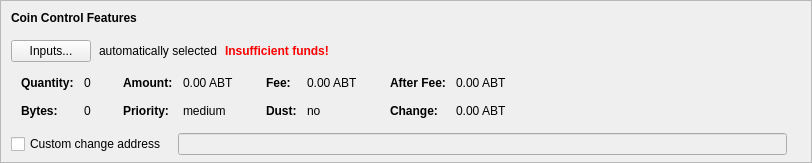
    <widget class="QFrame" name="frameCoinControl">
     <property name="sizePolicy">
      <sizepolicy hsizetype="Expanding" vsizetype="Expanding">
       <horstretch>0</horstretch>
       <verstretch>0</verstretch>
      </sizepolicy>
     </property>
     <property name="maximumSize">
      <size>
       <width>16777215</width>
       <height>16777215</height>
      </size>
     </property>
     <property name="frameShape">
      <enum>QFrame::StyledPanel</enum>
     </property>
     <property name="frameShadow">
      <enum>QFrame::Sunken</enum>
     </property>
     <layout class="QVBoxLayout" name="verticalLayoutCoinControl2">
      <property name="spacing">
       <number>0</number>
      </property>
      <property name="leftMargin">
       <number>0</number>
      </property>
      <property name="topMargin">
       <number>0</number>
      </property>
      <property name="rightMargin">
       <number>0</number>
      </property>
      <property name="bottomMargin">
       <number>6</number>
      </property>
      <item>
       <layout class="QVBoxLayout" name="verticalLayoutCoinControl" stretch="0,0,0,0,1">
        <property name="spacing">
         <number>0</number>
        </property>
        <property name="leftMargin">
         <number>10</number>
        </property>
        <property name="topMargin">
         <number>10</number>
        </property>
        <item>
         <layout class="QHBoxLayout" name="horizontalLayoutCoinControl1">
          <property name="bottomMargin">
           <number>15</number>
          </property>
          <item>
           <widget class="QLabel" name="labelCoinControlFeatures">
            <property name="sizePolicy">
             <sizepolicy hsizetype="Preferred" vsizetype="Maximum">
              <horstretch>0</horstretch>
              <verstretch>0</verstretch>
             </sizepolicy>
            </property>
            <property name="font">
             <font>
              <weight>75</weight>
              <bold>true</bold>
             </font>
            </property>
            <property name="styleSheet">
             <string notr="true">font-weight:bold;</string>
            </property>
            <property name="text">
             <string>Coin Control Features</string>
            </property>
           </widget>
          </item>
         </layout>
        </item>
        <item>
         <layout class="QHBoxLayout" name="horizontalLayoutCoinControl2" stretch="0,0,0,0">
          <property name="spacing">
           <number>8</number>
          </property>
          <property name="bottomMargin">
           <number>10</number>
          </property>
          <item>
           <widget class="QPushButton" name="pushButtonCoinControl">
            <property name="styleSheet">
             <string notr="true"/>
            </property>
            <property name="text">
             <string>Inputs...</string>
            </property>
            <property name="autoDefault">
             <bool>false</bool>
            </property>
           </widget>
          </item>
          <item>
           <widget class="QLabel" name="labelCoinControlAutomaticallySelected">
            <property name="text">
             <string>automatically selected</string>
            </property>
            <property name="margin">
             <number>5</number>
            </property>
           </widget>
          </item>
          <item>
           <widget class="QLabel" name="labelCoinControlInsuffFunds">
            <property name="font">
             <font>
              <weight>75</weight>
              <bold>true</bold>
             </font>
            </property>
            <property name="styleSheet">
             <string notr="true">color:red;font-weight:bold;</string>
            </property>
            <property name="text">
             <string>Insufficient funds!</string>
            </property>
            <property name="margin">
             <number>5</number>
            </property>
           </widget>
          </item>
          <item>
           <spacer name="horizontalSpacerCoinControl">
            <property name="orientation">
             <enum>Qt::Horizontal</enum>
            </property>
            <property name="sizeHint" stdset="0">
             <size>
              <width>40</width>
              <height>1</height>
             </size>
            </property>
           </spacer>
          </item>
         </layout>
        </item>
        <item>
         <widget class="QWidget" name="widgetCoinControl" native="true">
          <property name="sizePolicy">
           <sizepolicy hsizetype="Preferred" vsizetype="Preferred">
            <horstretch>0</horstretch>
            <verstretch>0</verstretch>
           </sizepolicy>
          </property>
          <property name="minimumSize">
           <size>
            <width>0</width>
            <height>0</height>
           </size>
          </property>
          <property name="styleSheet">
           <string notr="true"/>
          </property>
          <layout class="QHBoxLayout" name="horizontalLayoutCoinControl5">
           <property name="leftMargin">
            <number>0</number>
           </property>
           <property name="topMargin">
            <number>0</number>
           </property>
           <property name="rightMargin">
            <number>0</number>
           </property>
           <property name="bottomMargin">
            <number>0</number>
           </property>
           <item>
            <layout class="QHBoxLayout" name="horizontalLayoutCoinControl3" stretch="0,0,0,1">
             <property name="spacing">
              <number>20</number>
             </property>
             <property name="topMargin">
              <number>0</number>
             </property>
             <property name="bottomMargin">
              <number>10</number>
             </property>
             <item>
              <layout class="QFormLayout" name="formLayoutCoinControl1">
               <property name="horizontalSpacing">
                <number>10</number>
               </property>
               <property name="verticalSpacing">
                <number>14</number>
               </property>
               <property name="leftMargin">
                <number>10</number>
               </property>
               <property name="topMargin">
                <number>4</number>
               </property>
               <property name="rightMargin">
                <number>6</number>
               </property>
               <item row="0" column="0">
                <widget class="QLabel" name="labelCoinControlQuantityText">
                 <property name="font">
                  <font>
                   <weight>75</weight>
                   <bold>true</bold>
                  </font>
                 </property>
                 <property name="text">
                  <string>Quantity:</string>
                 </property>
                 <property name="margin">
                  <number>0</number>
                 </property>
                </widget>
               </item>
               <item row="0" column="1">
                <widget class="QLabel" name="labelCoinControlQuantity">
                 <property name="cursor">
                  <cursorShape>IBeamCursor</cursorShape>
                 </property>
                 <property name="contextMenuPolicy">
                  <enum>Qt::ActionsContextMenu</enum>
                 </property>
                 <property name="text">
                  <string notr="true">0</string>
                 </property>
                 <property name="margin">
                  <number>0</number>
                 </property>
                 <property name="textInteractionFlags">
                  <set>Qt::LinksAccessibleByMouse|Qt::TextSelectableByKeyboard|Qt::TextSelectableByMouse</set>
                 </property>
                </widget>
               </item>
               <item row="1" column="0">
                <widget class="QLabel" name="labelCoinControlBytesText">
                 <property name="font">
                  <font>
                   <weight>75</weight>
                   <bold>true</bold>
                  </font>
                 </property>
                 <property name="text">
                  <string>Bytes:</string>
                 </property>
                </widget>
               </item>
               <item row="1" column="1">
                <widget class="QLabel" name="labelCoinControlBytes">
                 <property name="cursor">
                  <cursorShape>IBeamCursor</cursorShape>
                 </property>
                 <property name="contextMenuPolicy">
                  <enum>Qt::ActionsContextMenu</enum>
                 </property>
                 <property name="text">
                  <string notr="true">0</string>
                 </property>
                 <property name="textInteractionFlags">
                  <set>Qt::LinksAccessibleByMouse|Qt::TextSelectableByKeyboard|Qt::TextSelectableByMouse</set>
                 </property>
                </widget>
               </item>
              </layout>
             </item>
             <item>
              <layout class="QFormLayout" name="formLayoutCoinControl2">
               <property name="horizontalSpacing">
                <number>10</number>
               </property>
               <property name="verticalSpacing">
                <number>14</number>
               </property>
               <property name="leftMargin">
                <number>6</number>
               </property>
               <property name="topMargin">
                <number>4</number>
               </property>
               <property name="rightMargin">
                <number>6</number>
               </property>
               <item row="0" column="0">
                <widget class="QLabel" name="labelCoinControlAmountText">
                 <property name="font">
                  <font>
                   <weight>75</weight>
                   <bold>true</bold>
                  </font>
                 </property>
                 <property name="text">
                  <string>Amount:</string>
                 </property>
                 <property name="margin">
                  <number>0</number>
                 </property>
                </widget>
               </item>
               <item row="0" column="1">
                <widget class="QLabel" name="labelCoinControlAmount">
                 <property name="cursor">
                  <cursorShape>IBeamCursor</cursorShape>
                 </property>
                 <property name="contextMenuPolicy">
                  <enum>Qt::ActionsContextMenu</enum>
                 </property>
                 <property name="text">
                  <string notr="true">0.00 ABT</string>
                 </property>
                 <property name="textInteractionFlags">
                  <set>Qt::LinksAccessibleByMouse|Qt::TextSelectableByKeyboard|Qt::TextSelectableByMouse</set>
                 </property>
                </widget>
               </item>
               <item row="1" column="0">
                <widget class="QLabel" name="labelCoinControlPriorityText">
                 <property name="font">
                  <font>
                   <weight>75</weight>
                   <bold>true</bold>
                  </font>
                 </property>
                 <property name="text">
                  <string>Priority:</string>
                 </property>
                </widget>
               </item>
               <item row="1" column="1">
                <widget class="QLabel" name="labelCoinControlPriority">
                 <property name="cursor">
                  <cursorShape>IBeamCursor</cursorShape>
                 </property>
                 <property name="contextMenuPolicy">
                  <enum>Qt::ActionsContextMenu</enum>
                 </property>
                 <property name="text">
                  <string notr="true">medium</string>
                 </property>
                 <property name="textInteractionFlags">
                  <set>Qt::LinksAccessibleByMouse|Qt::TextSelectableByKeyboard|Qt::TextSelectableByMouse</set>
                 </property>
                </widget>
               </item>
              </layout>
             </item>
             <item>
              <layout class="QFormLayout" name="formLayoutCoinControl3">
               <property name="horizontalSpacing">
                <number>10</number>
               </property>
               <property name="verticalSpacing">
                <number>14</number>
               </property>
               <property name="leftMargin">
                <number>6</number>
               </property>
               <property name="topMargin">
                <number>4</number>
               </property>
               <property name="rightMargin">
                <number>6</number>
               </property>
               <item row="0" column="0">
                <widget class="QLabel" name="labelCoinControlFeeText">
                 <property name="font">
                  <font>
                   <weight>75</weight>
                   <bold>true</bold>
                  </font>
                 </property>
                 <property name="text">
                  <string>Fee:</string>
                 </property>
                 <property name="margin">
                  <number>0</number>
                 </property>
                </widget>
               </item>
               <item row="0" column="1">
                <widget class="QLabel" name="labelCoinControlFee">
                 <property name="cursor">
                  <cursorShape>IBeamCursor</cursorShape>
                 </property>
                 <property name="contextMenuPolicy">
                  <enum>Qt::ActionsContextMenu</enum>
                 </property>
                 <property name="text">
                  <string notr="true">0.00 ABT</string>
                 </property>
                 <property name="textInteractionFlags">
                  <set>Qt::LinksAccessibleByMouse|Qt::TextSelectableByKeyboard|Qt::TextSelectableByMouse</set>
                 </property>
                </widget>
               </item>
               <item row="1" column="0">
                <widget class="QLabel" name="labelCoinControlLowOutputText">
                 <property name="font">
                  <font>
                   <weight>75</weight>
                   <bold>true</bold>
                  </font>
                 </property>
                 <property name="text">
                  <string>Dust:</string>
                 </property>
                </widget>
               </item>
               <item row="1" column="1">
                <widget class="QLabel" name="labelCoinControlLowOutput">
                 <property name="cursor">
                  <cursorShape>IBeamCursor</cursorShape>
                 </property>
                 <property name="contextMenuPolicy">
                  <enum>Qt::ActionsContextMenu</enum>
                 </property>
                 <property name="text">
                  <string notr="true">no</string>
                 </property>
                 <property name="textInteractionFlags">
                  <set>Qt::LinksAccessibleByMouse|Qt::TextSelectableByKeyboard|Qt::TextSelectableByMouse</set>
                 </property>
                </widget>
               </item>
              </layout>
             </item>
             <item>
              <layout class="QFormLayout" name="formLayoutCoinControl4">
               <property name="horizontalSpacing">
                <number>10</number>
               </property>
               <property name="verticalSpacing">
                <number>14</number>
               </property>
               <property name="leftMargin">
                <number>6</number>
               </property>
               <property name="topMargin">
                <number>4</number>
               </property>
               <property name="rightMargin">
                <number>6</number>
               </property>
               <item row="0" column="0">
                <widget class="QLabel" name="labelCoinControlAfterFeeText">
                 <property name="font">
                  <font>
                   <weight>75</weight>
                   <bold>true</bold>
                  </font>
                 </property>
                 <property name="text">
                  <string>After Fee:</string>
                 </property>
                 <property name="margin">
                  <number>0</number>
                 </property>
                </widget>
               </item>
               <item row="0" column="1">
                <widget class="QLabel" name="labelCoinControlAfterFee">
                 <property name="cursor">
                  <cursorShape>IBeamCursor</cursorShape>
                 </property>
                 <property name="contextMenuPolicy">
                  <enum>Qt::ActionsContextMenu</enum>
                 </property>
                 <property name="text">
                  <string notr="true">0.00 ABT</string>
                 </property>
                 <property name="textInteractionFlags">
                  <set>Qt::LinksAccessibleByMouse|Qt::TextSelectableByKeyboard|Qt::TextSelectableByMouse</set>
                 </property>
                </widget>
               </item>
               <item row="1" column="0">
                <widget class="QLabel" name="labelCoinControlChangeText">
                 <property name="font">
                  <font>
                   <weight>75</weight>
                   <bold>true</bold>
                  </font>
                 </property>
                 <property name="text">
                  <string>Change:</string>
                 </property>
                </widget>
               </item>
               <item row="1" column="1">
                <widget class="QLabel" name="labelCoinControlChange">
                 <property name="cursor">
                  <cursorShape>IBeamCursor</cursorShape>
                 </property>
                 <property name="contextMenuPolicy">
                  <enum>Qt::ActionsContextMenu</enum>
                 </property>
                 <property name="text">
                  <string notr="true">0.00 ABT</string>
                 </property>
                 <property name="textInteractionFlags">
                  <set>Qt::LinksAccessibleByMouse|Qt::TextSelectableByKeyboard|Qt::TextSelectableByMouse</set>
                 </property>
                </widget>
               </item>
              </layout>
             </item>
            </layout>
           </item>
          </layout>
         </widget>
        </item>
        <item>
         <layout class="QHBoxLayout" name="horizontalLayoutCoinControl4" stretch="0,0,0">
          <property name="spacing">
           <number>12</number>
          </property>
          <property name="sizeConstraint">
           <enum>QLayout::SetDefaultConstraint</enum>
          </property>
          <property name="topMargin">
           <number>5</number>
          </property>
          <property name="rightMargin">
           <number>5</number>
          </property>
          <item>
           <widget class="QCheckBox" name="checkBoxCoinControlChange">
            <property name="toolTip">
             <string>If this is activated, but the change address is empty or invalid, change will be sent to a newly generated address.</string>
            </property>
            <property name="text">
             <string>Custom change address</string>
            </property>
           </widget>
          </item>
          <item>
           <widget class="QValidatedLineEdit" name="lineEditCoinControlChange">
            <property name="enabled">
             <bool>false</bool>
            </property>
            <property name="sizePolicy">
             <sizepolicy hsizetype="Expanding" vsizetype="Fixed">
              <horstretch>0</horstretch>
              <verstretch>0</verstretch>
             </sizepolicy>
            </property>
           </widget>
          </item>
          <item>
           <widget class="QLabel" name="labelCoinControlChangeLabel">
            <property name="sizePolicy">
             <sizepolicy hsizetype="Preferred" vsizetype="Expanding">
              <horstretch>0</horstretch>
              <verstretch>0</verstretch>
             </sizepolicy>
            </property>
            <property name="minimumSize">
             <size>
              <width>0</width>
              <height>0</height>
             </size>
            </property>
            <property name="text">
             <string/>
            </property>
            <property name="margin">
             <number>3</number>
            </property>
           </widget>
          </item>
         </layout>
        </item>
        <item>
         <spacer name="verticalSpacerCoinControl">
          <property name="orientation">
           <enum>Qt::Vertical</enum>
          </property>
          <property name="sizeHint" stdset="0">
           <size>
            <width>800</width>
            <height>1</height>
           </size>
          </property>
         </spacer>
        </item>
       </layout>
      </item>
     </layout>
    </widget>
